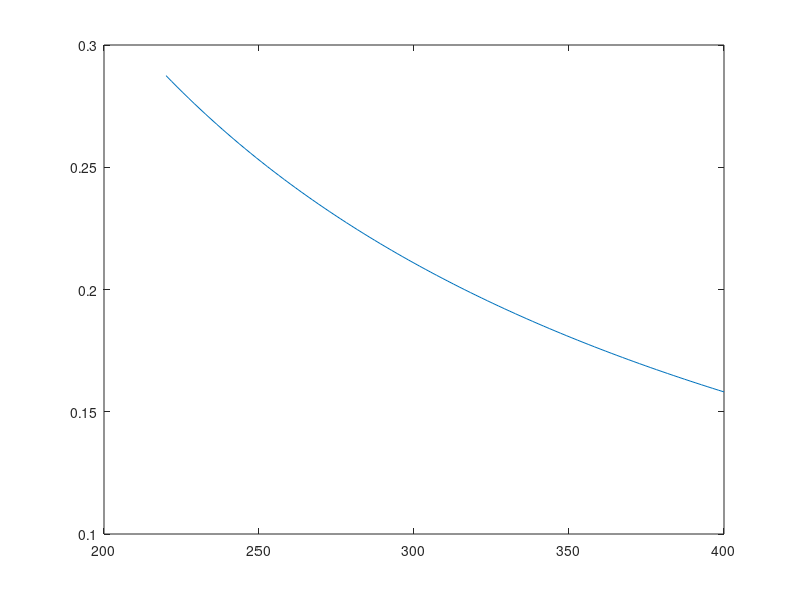
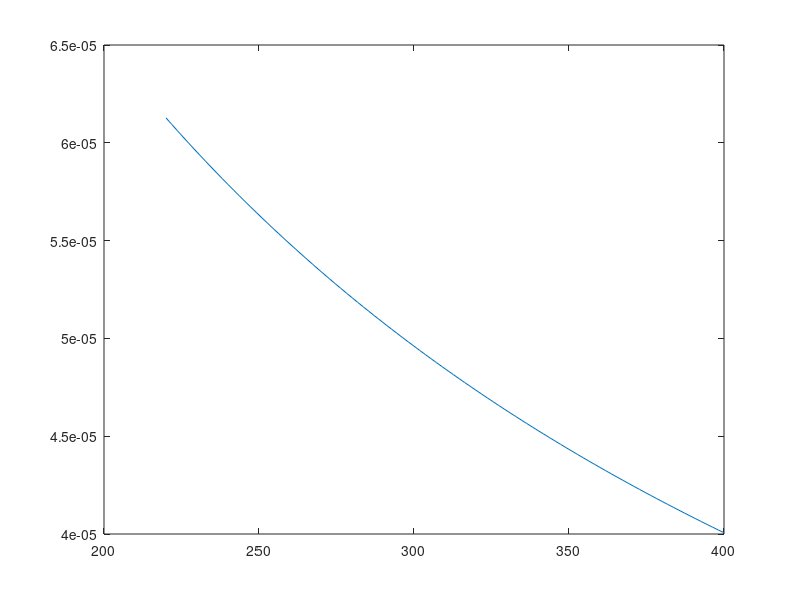
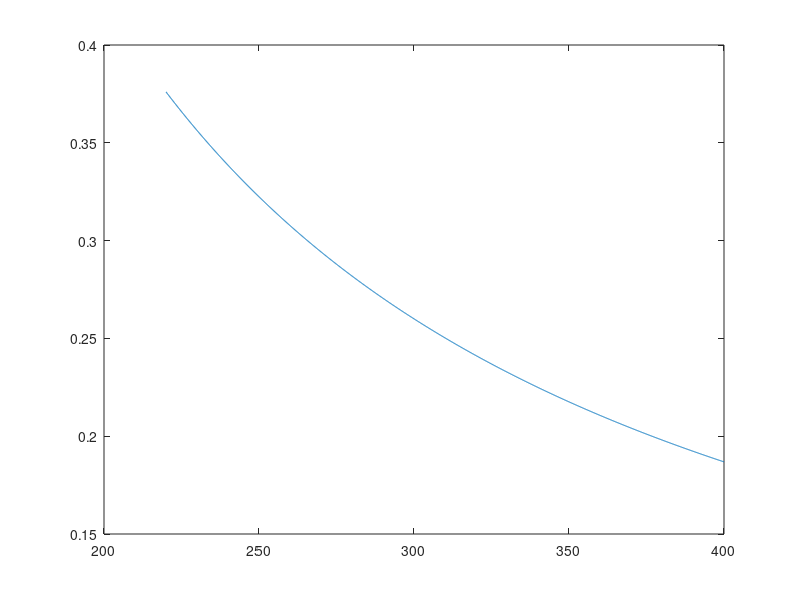

MATLAB code to generate these figures, in order: (Note: this script raises an error after producing the figures.)
Vo = 12; % V - Output voltage
TurnRatio = 10;
VoltageRange = linspace(220,400,100);
Pout = 100; % W - Max output power
Iout = Pout/Vo; % A - Max output current
R = (Vo^2)/Pout;
fs = 100e3; % Hz - Switching frequency
Lm = 0.2e-3; % Henry - Magnetizing inductance
Ipeak = 0; % Max value of an inductor curren
i = 1; % index value for arrays in the while loop
while(i <= numel(VoltageRange))
    D(i) = 1/[((VoltageRange(i)/Vo)*(1/TurnRatio))+1]; % CCM Duty cycle
    C(i) = (D(i)*Iout)/(fs*Vo*0.04);
    ILripple(i) = [D(i)*VoltageRange(i)]/[fs*Lm];
    ILdc(i) = Pout/(VoltageRange(i)*D(i));
    
    % Determine peak value of IL - CCM
    if (Ipeak <= ILdc(i)+ILripple(i)/2 && ILripple(i)/2 < ILdc(i))
        Ipeak = ILdc(i)+ILripple(i)/2;
    end
    
    if (ILripple(i)/2 > ILdc(i)) % Transition to DCM
        %D(i) = [(1/VoltageRange(i))*sqrt(2*Pout*Lm*fs)]; % Constant Po Duty
        D(i) = [(Vo/VoltageRange(i))/sqrt(R/(2*Lm*fs))]; % Constant Vo Duty
        ILripple(i) = [D(i)*VoltageRange(i)]/[fs*Lm];
        ILdc(i) = ILripple(i)/2;
        Ddcm(i) = [(ILripple(i)*Lm*fs)/(Vo*TurnRatio)];
        Doff = 1-D(i)-Ddcm(i);
        if (Ipeak <= ILripple(i)) % Determine peak value of IL - DCM
            Ipeak = ILripple(i);
        end
    end
    i = i+1;
end
figure(1);
plot(VoltageRange,D);
figure(2);
plot(VoltageRange,C);
figure(3);
plot(VoltageRange,ILripple,VoltageRange,ILdc);
legend('ILripple','ILdc')
%% Critical Conduction Mode Line
Vo = 12; % V - Output voltage
TurnRatio = 10;
fs = 100e3;
Lm = 1e-3;
VoltageRange = linspace(220,400,2000);

i = 1; % index value for arrays in the while loop
while(i <= numel(VoltageRange))
    D(i) = 1/[((VoltageRange(i)/Vo)*(1/TurnRatio))+1]; % CCM Duty cycle
    ILripple(i) = [D(i)*VoltageRange(i)]/[fs*Lm];
    P(i) = VoltageRange(i)*ILripple(i)*0.5*D(i);
    i = i+1;
end
plot(VoltageRange,P);

%% MOSFET Losses
%Conduction - Rds
Vo = 12; % V - Output voltage
TurnRatio = 5;
Rds = 0.39; % MOSFET on resistance
VoltageRange = linspace(220,400,2000);
Pout = 100; % W - Output power
i = 1; % index value for arrays in the while loop
while(i <= numel(VoltageRange))
    D(i) = 1/[((VoltageRange(i)/Vo)*(1/TurnRatio))+1]; % CCM Duty cycle
    ILdc(i) = Pout/(VoltageRange(i)*D(i));
    Pcond(i) = Rds*(ILdc(i)^2)*D(i);
    i = i+1;
end
plot(VoltageRange,Pcond);
%% MOSFET Losses
% Switching
% Switching losses are the result of overlapping drain
% current and drain to source voltage at turn on and turn off

% Switching loss is equal to: Switching-time*Vds*I*frequency. 
% The switching time, rise time, and fall time is a function of 
% the gate to drain Miller-charge of the MOSFET, Qgd, the internal 
% resistance of the driver and the Threshold Voltage, Vgs(th) the

Pcoss = 0.5*Coss*(Vds^2)*fs; % W - 1/2CV2 = energy stored in Coss
Psw = 0.5*Vds*Ipeak*toff*fs; % W - Only turn off time is considered

%% RMS of Trapezoid
Vs = 220; % V - Input voltage
Lm = 0.5e-3;
k = Vs/Lm;
D = 0.214;
Ts = 1/(60e3);
Pout = 100;
ILdc = Pout/(Vs*D);
ILripple = (Vs/Lm)*D*Ts;
A = ILdc-ILripple/2;
RMS_trapezoid = sqrt([((k*D*Ts)^2)/3]+[k*D*Ts*A]+[A^2]);
%RMS_new = sqrt([(ILripple^2)/3]+[ILripple*A]+[A^2]);